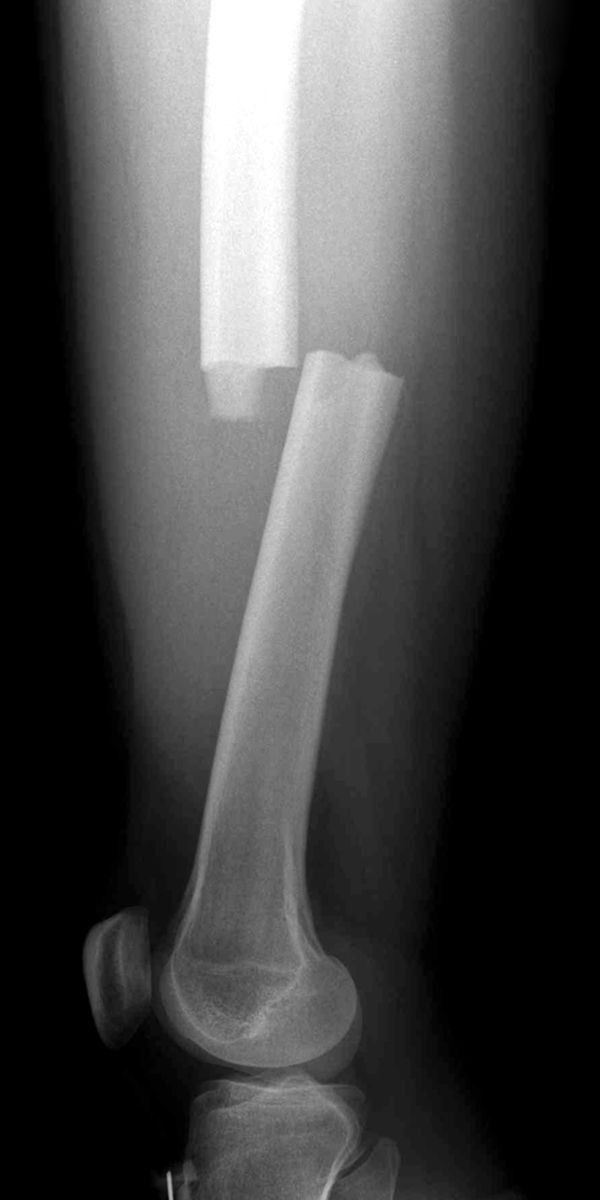
#> input picture Dataset/image1.jpg, 600 x 1200 px; its folder holds only this picture in this run
$ python image_enhancement.py
#> lines starting #> are read from the running program, lines starting #| are printed output that depends on the picture
''' Image Enhancement OpenCV '''
#--------------------------------
# Date : 18-06-2020
# Project : Image Enhancement OpenCV
# Category : Image Processing
# Company : weblineindia
# Department : AI/ML
#--------------------------------
import os
import cv2
from scipy import ndimage

PATH = 'Dataset/'
RESULTS = 'Results/'

"""
# Removes noise and imporves image quality.
"""
def enhanceImage(path):

#> called with path = 'Dataset/'
	for filename in os.listdir(path):

		try:
			image = cv2.imread(path+filename)
#> image is the input picture: shape (1200, 600, 3); min 0, max 255, mean 69.3
			if image is not None:
				# Convert image to gray scale
				gray_image = cv2.cvtColor(image, cv2.COLOR_BGR2GRAY)

				# Non-Linear filter for noise removal
				deNoised = ndimage.median_filter(gray_image, 3)

				#Histogram Equalizer
				#High pass filter for improving the contrast of the image
				clahe = cv2.createCLAHE(clipLimit=2.0, tileGridSize=(8,8))
				highPass = clahe.apply(deNoised)
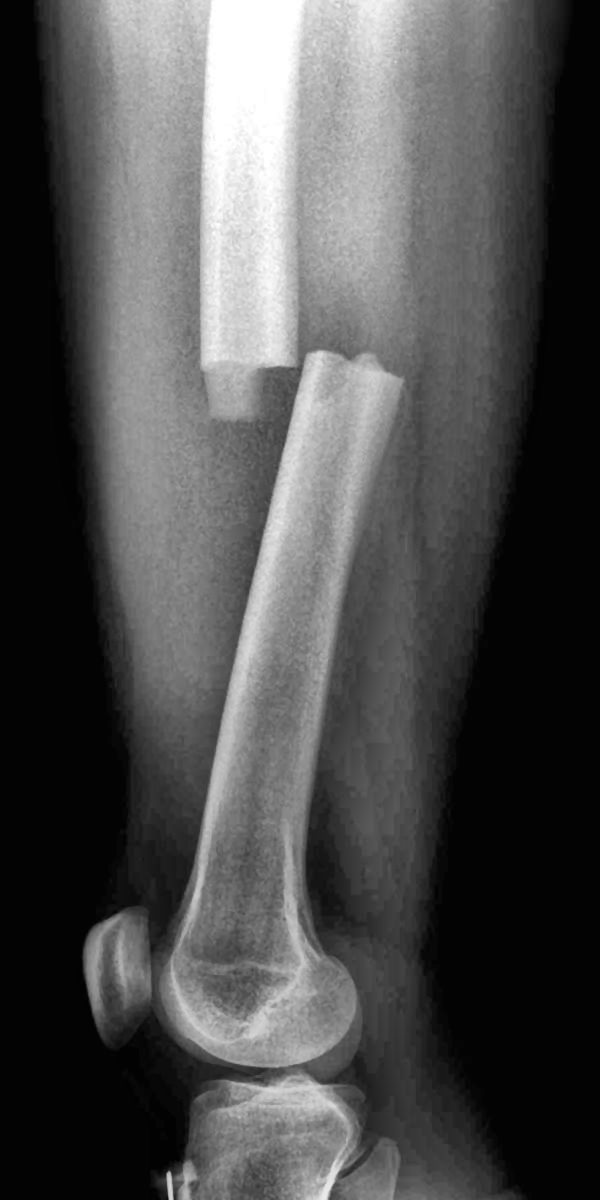
#> highPass: shape (1200, 600); min 2, max 255, mean 78.5

				#Gamma Transformation
				#Prevent bleaching or darkening of images
				gamma = highPass/255.0
				gammaFilter = cv2.pow(gamma,1.5)
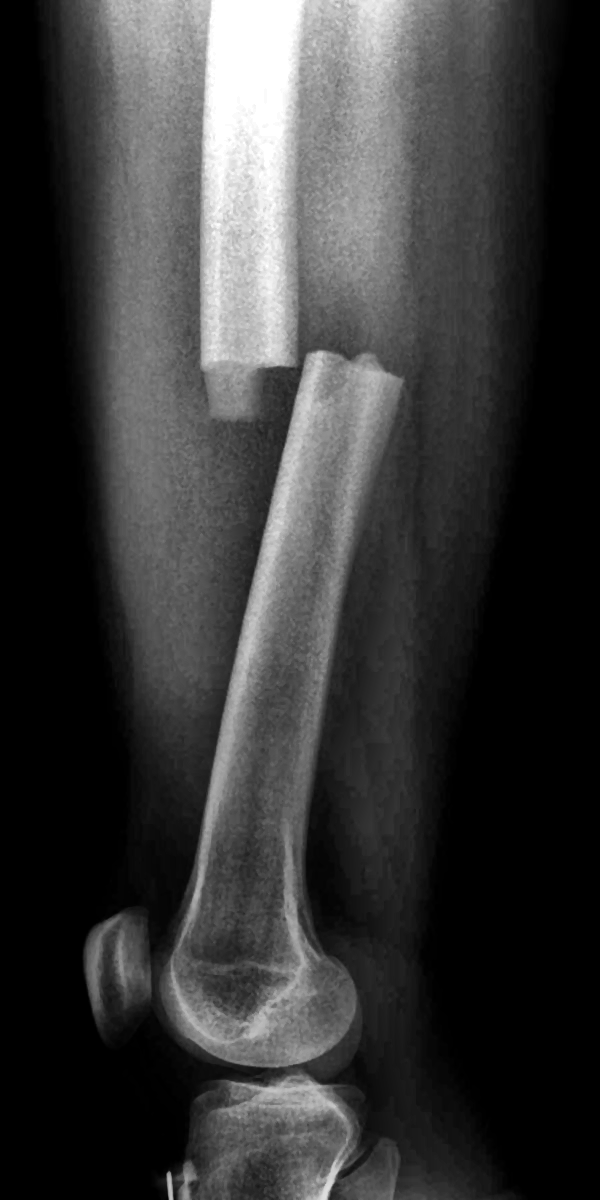
#> gammaFilter: shape (1200, 600) float64; min 0.000695, max 1, mean 0.224
				gammaFilter = gammaFilter * 255

				cv2.imwrite(RESULTS+filename,gammaFilter)

		except:
		    print('Image not found')


print("--------IMAGE ENHANCEMENT TECHNIQUE----------")
print("---------------------------------------------")
print("--------INITIALIZED IMAGE PROCESSING---------")
# Enhance Image Quality
enhanceImage(path=PATH)
print("--------IMAGE PROCESSING COMPLETED-----------")
